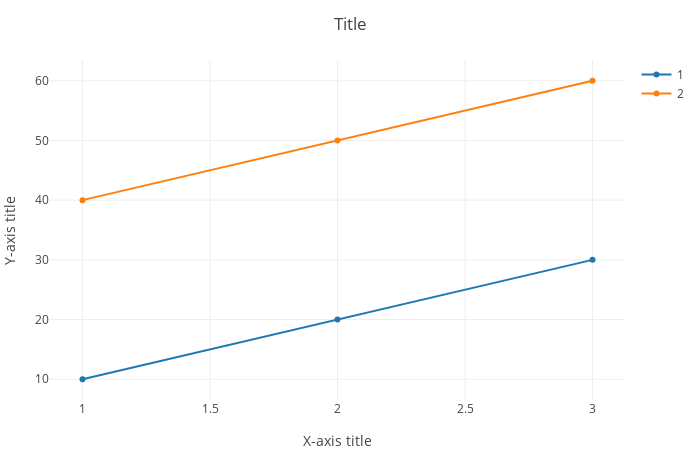

The cell this chart's notebook holds for it:
### Markdown cell above
## plot_x_y

### Code cell
y1 = Float64.([10, 20, 30])

y2 = Float64.([40, 50, 60])

layout = Layout(title = "Title", xaxis_title = "X-axis title", yaxis_title = "Y-axis title")

plot_x_y((y1, y2); layout = layout)

### Figure 1 — Plotly figure (JSON) as saved in the notebook; plotly's stock layout.template omitted (floating-point values rounded to 4 significant figures)
{"data": [{"name": "1", "type": "scatter", "x": [1, 2, 3], "y": [10, 20, 30]}, {"name": "2", "type": "scatter", "x": [1, 2, 3], "y": [40, 50, 60]}], "layout": {"autosize": false, "height": 450, "margin": {"b": 50, "l": 50, "r": 50, "t": 60}, "title": {"text": "Title"}, "width": 700, "xaxis": {"autorange": true, "range": [0.8725, 3.127], "title": {"text": "X-axis title"}, "type": "linear"}, "yaxis": {"autorange": true, "range": [6.524, 63.48], "title": {"text": "Y-axis title"}, "type": "linear"}}}
